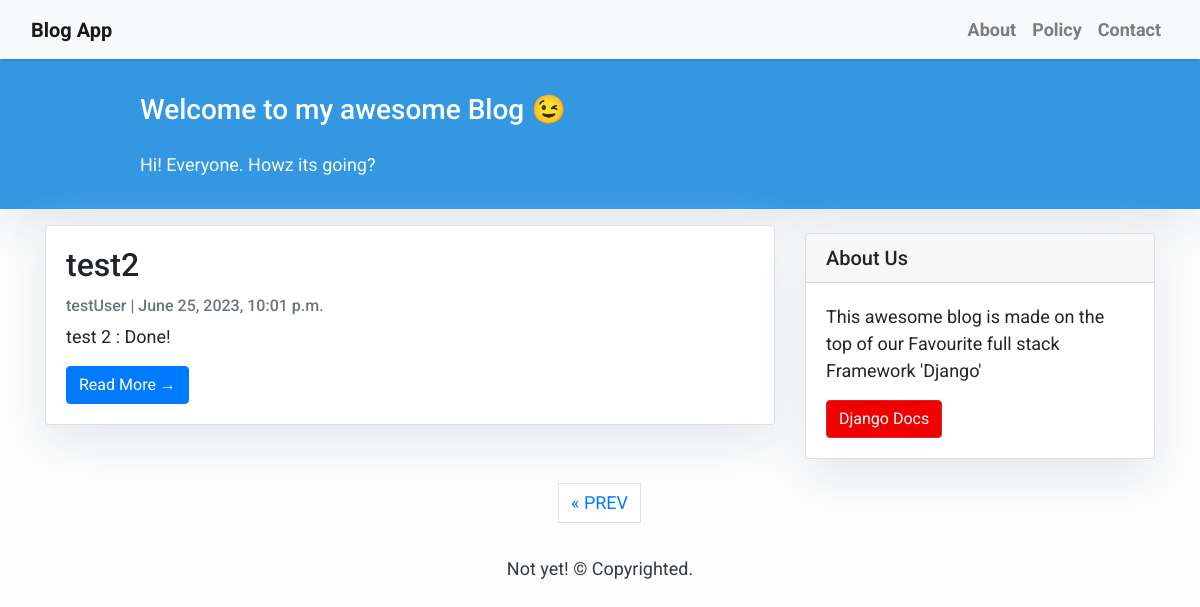
Before: /?page=2 with the older database file.
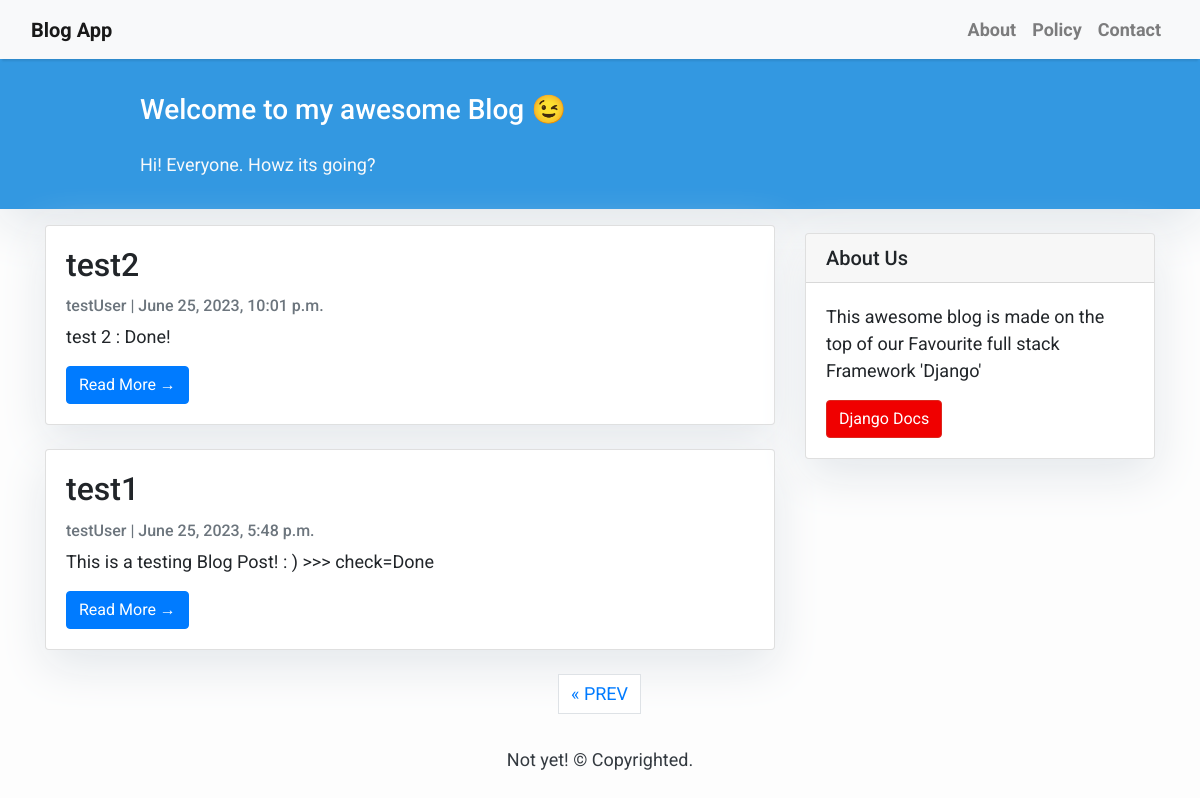
After: the same page with the newer database file.
### blogging/models.py (models this page shows, shortened)
class Post(models.Model):
    title = models.CharField(max_length=150, unique=True)
    slug = models.SlugField(max_length=200, unique=True)
    author = models.ForeignKey(User,on_delete=models.CASCADE,related_name='blog_posts')
    updated_on = models.DateTimeField(auto_now=True)
    content = models.TextField()
    created_on = models.DateTimeField(auto_now_add=True)
    status = models.IntegerField(choices=status,default = 0)
    class Meta:
        ordering = ['-created_on'] # - is the sign of descending

### blogging/views.py (the view)
# urls.py: path('',PostList.as_view(), name = 'home'),
class PostList(generic.ListView):
    queryset = Post.objects.filter(status=1).order_by('-created_on')
    template_name = 'blogging/index.html'
    paginate_by = 3 # pagination 3 post per page

### blogging/templates/blogging/index.html (shortened to what this page needs)
{% extends "base.html" %}
{% block content %}
<header class="masthead">
    <div class="container">
        <div class="row">
            <div class=" col-md-8 col-md-10 mx-auto">
                <div class="site-heading">
                    <h3 class=" site-heading my-4 mt-3 text-white"> Welcome to my awesome Blog &#128521;</h3>
                    <p class="text-light">Hi! Everyone. Howz its going?</p>
                </div>
            </div>
        </div>
    </div>
</header>
<div class="container">
    <div class="row">
        <div class="col-md-8 mt-3 left">
            {% for post in post_list %}
            <div class="card mb-4">
                <div class="card-body">
                    <h2 class="card-title">{{ post.title }}</h2>
                    <p class="card-text text-muted h6">{{ post.author }} | {{ post.created_on}} </p>
                    <p class="card-text">{{post.content|slice:":200" }}</p>
                    <a href="{% url 'postDetail' post.slug %}" class="btn btn-primary">Read More &rarr;</a>
                </div>
            </div>
            {% endfor %}
        </div>
        {% block sidebar %} {% include 'sidebar.html' %} {% endblock sidebar %}
    </div>
</div>
{% if is_paginated %}
<div>
    <nav aria-label="Page navigation container">
    <ul class="pagination justify-content-center">
        {% if page_obj.has_previous %}
            <li><a href="?page={{ page_obj.previous_page_number }}" class="page-link">&laquo; PREV</a></li>
        {% endif %}
        </ul>
    </nav>
</div>
{% endif %}
{% endblock %}

### blogging/templates/base.html (shortened to what this page needs)
<!DOCTYPE html>
<html>
    <head>
        <link rel="stylesheet" href="https://maxcdn.bootstrapcdn.com/bootstrap/4.0.0/css/bootstrap.min.css"
 />
            {% load static %}
    </head>
    <body>
        <nav class="navbar navbar-expand-lg navbar-light bg-light shadow" id="mainNav">
            <div class="container-fluid">
                <a class="navbar-brand font-weight-bold" href="{% url 'home' %}">Blog App</a>
                <div class="collapse navbar-collapse" id="navbarResponsive">
                    <ul class="navbar-nav ml-auto">
                        <li class="nav-item text-black">
                            <a class="nav-link text-black font-weight-bold" href="#">About</a>
                        </li>
                        <li class="nav-item text-black">
                            <a class="nav-link text-black font-weight-bold" href="#">Policy</a>
                        </li>
                        <li class="nav-item text-black">
                            <a class="nav-link text-black font-weight-bold" href="#">Contact</a>
                        </li>
                    </ul>
                </div>
            </div>
        </nav>
        {% block content %}{% endblock content %}
        <footer class="py-3 bg-grey">
            <p class="m-0 text-dark text-center ">Not yet! &copy; Copyrighted.</p>
        </footer>
    </body>
</html>

### blogging/templates/sidebar.html (shortened to what this page needs)
{% block sidebar %}
<div class="col-md-4 float-right ">
<div class="card my-4">
        <h5 class="card-header">About Us</h5>
    <div class="card-body">
        <p class="card-text"> This awesome blog is made on the top of our Favourite full stack Framework 'Django'</p>
        <a href="https://docs.djangoproject.com/en/4.2/"
           class="btn btn-danger">Django Docs</a>
    </div>
</div>
</div>
{% endblock sidebar %}

### blogging/templates/base.html (style rules this page uses)
body { font-family: "Roboto", sans-serif; font-size: 17px; background-color: #fdfdfd; }
.shadow { box-shadow: 0 4px 2px -2px rgba(0, 0, 0, 0.1); }
.btn-danger { color: #fff; background-color: #f00000; border-color: #dc281e; }
.masthead { background: #3398E1; height: auto; padding-bottom: 15px; box-shadow: 0 16px 48px #E3E7EB; padding-top: 10px; }

### blogging/templates/blogging/index.html (style rules this page uses)
body { font-family: "Roboto", sans-serif; font-size: 18px; background-color: #fdfdfd; }
.card { box-shadow: 0 16px 48px #E3E7EB; }

### blogging/templates/sidebar.html (style rules this page uses)
.card { box-shadow: 0 16px 48px #E3E7EB; }

Changed rows visible on the page:
now on this page (row edited): Post: title "test1", author "testUser", created_on "June 25, 2023, 5:48 p.m.", content "This is a testing Blog Post! : ) >>> check=Done"
